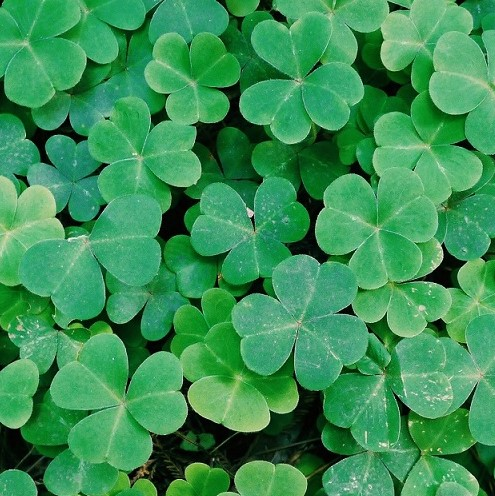
#> input picture images/bg.jpg, 495 x 496 px
$ python grid.py images/bg.jpg
#> lines starting #> are read from the running program, lines starting #| are printed output that depends on the picture
import sys
import numpy as np
import cv2 as cv


def circle_grid(filename):
    grid_size = 8
    img = cv.imread(filename)

    (h, w, _) = img.shape
    h = int(h/grid_size) * grid_size
    w = int(w/grid_size) * grid_size
    roi = img[:h, :w]

    new_img = np.ones((h, w, 3)) * 255
    new_img = new_img.astype(np.uint8)

    for j in range(0, h, grid_size):
        for i in range(0, w, grid_size):
            grid = roi[j:j+grid_size, i:i+grid_size]
            color = np.mean(grid, axis=(0,1)).astype(np.uint8).tolist()
            g = np.mean(color)
            max_r = grid_size//2 - 1
            if g >= 200:
                r = int(max_r/-55 * (g-255))
            else:
                r = max_r

            if r > 0:
                cv.circle(new_img, (i+grid_size//2, j+grid_size//2), r, color, -1, cv.LINE_AA)

    cv.imwrite("grid.png", new_img)


def draw_hexagon(img, center, r, color):
    x = center[0]
    y = center[1]
    x1 = x - r
    y1 = y
    x2 = round(x - r/2)
    y2 = round(y - 3**0.5*r/2)
    x3 = round(x + r/2)
    y3 = round(y - 3**0.5*r/2)
    x4 = x + r
    y4 = y
    x5 = round(x + r/2)
    y5 = round(y + 3**0.5*r/2)
    x6 = round(x - r/2)
    y6 = round(y + 3**0.5*r/2)
    pts = np.array([[
        [x1,y1],
        [x2,y2],
        [x3,y3],
        [x4,y4],
        [x5,y5],
        [x6,y6]
    ]])

    cv.fillPoly(img, pts=pts, color=color, lineType=cv.LINE_AA)


def constrain(v, low, high):
    if v < low:
        return low
    if v > high:
        return high
    return v


def nearest_point(w, h, x, y):
    if x < 0 or x >= w:
        x = constrain(x, 0, w-1)
    if y < 0 or y >= h:
        y = constrain(y, 0, h-1)
    return (x, y)


def hexagon_grid(filename):
#> called with filename = 'images/bg.jpg'
    grid_size = 12
    img = cv.imread(filename)
#> img is the input picture: shape (496, 495, 3); mean B, G, R 84.9, 144.6, 56.1
    (orig_h, orig_w, _) = img.shape
#> orig_h = 496; orig_w = 495
    ratio = 1
    h = orig_h * ratio
#> h = 496
    w = orig_w * ratio
#> w = 495
    img = cv.resize(img, (w, h))

    new_img = np.ones((h, w, 3)) * 255
    new_img = new_img.astype(np.uint8)

    centers = []
    y_gap = 2
    x_gap = round(y_gap/(3**0.5/2))
    y_step = round(3**0.5 * grid_size/4)
    x_step = round(1.5 * grid_size)
    row = 0
    while True:
        col = 0
        y = row * y_step + row*y_gap
        if y-y_step >= h:
            break

        while True:
            if row % 2 == 0:
                x = int(grid_size/4 + col*x_step + col*2*x_gap)
            else:
                x = int(grid_size + col*x_step + col*2*x_gap + x_gap)

            if x-grid_size/2 >= w:
                break
            centers.append((x, y))
            col += 1
        row += 1
#> after the loop, row = 72

    for center in centers:
        x = center[0]
        y = center[1]
        top = constrain(y-grid_size//4, 0, h)
        bottom = constrain(y+grid_size//4, 0, h)
        left = constrain(x-grid_size//4, 0, w)
        right = constrain(x+grid_size//4, 0, w)
        grid = img[top:bottom, left:right]
        if grid.size == 0:
            p = nearest_point(w, h, x, y)
            color = img[p[1], p[0]].tolist()
        else:
            color = np.mean(grid, axis=(0,1)).astype(np.uint8).tolist()
        g = np.mean(color)
        max_r = grid_size//2
        r = max_r
        if g >= 200:
            r = int(max_r/-55 * (g-255))

        if r > 0:
            draw_hexagon(new_img, center, r, color)
#> this loop made 1656 passes
#> (color, g) on passes 1 to 12: ([46, 81, 32], 53), ([76, 161, 19], 85.33), ([89, 170, 45], 101.3), ([106, 178, 67], 117), ([43, 143, 7], 64.33), ([105, 170, 42], 105.7), ([107, 169, 43], 106.3), ([117, 154, 61], 110.7), ([120, 168, 79], 122.3), ([103, 154, 39], 98.67), ([6, 32, 5], 14.33), ([57, 149, 26], 77.33)
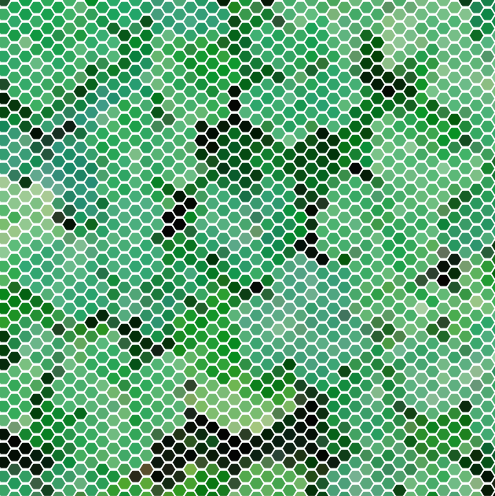
#> new_img: shape (496, 495, 3); mean B, G, R 128.6, 173, 107.3

    new_img = cv.resize(new_img, (w//ratio, h//ratio))
    cv.imwrite("grid.png", new_img)


if __name__ == "__main__":
    if len(sys.argv) < 2:
        print("Usage: %s <filename>" % sys.argv[0])
        sys.exit(1)
    filename = sys.argv[1]
    hexagon_grid(filename)
